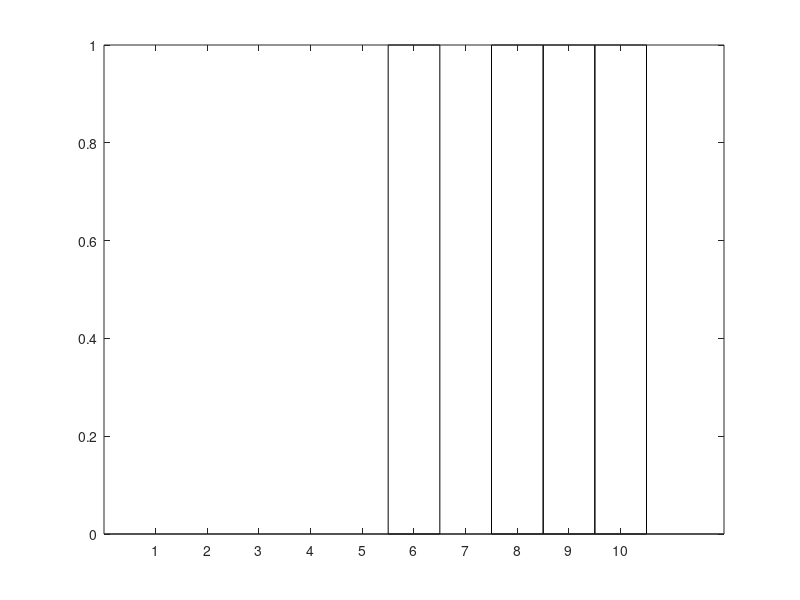

Recreate this plot in MATLAB. (Note: this script raises an error after producing the figure.)
clear all
figure;
acquiring = true;
UART = [0,0,0,0,0,1,0,1,1,1]
while acquiring
    xlim([0.5 10.5]);
    ylim([0 1.5]);
    b = bar(1:10,UART(end-9:end),'BarWidth',1,'FaceColor','flat');
    b.CData(6,:) = [0 0.8 0.8];
    b.CData(8,:) = [0.5 0.3 0.4];
    b.CData(9,:) = [1 0.2 0.2];
    b.CData(10,:) = [1 0.2 0.2];
    name = {'ST1';'D0';'D1';'D2';'D3';'D4';'D5';'C';'SP1';'SP2'};
    set(gca,'xticklabel',name)
    title('Ramka UART ze znakiem "P"');
    xlabel('Pozycja Bitu w ramce');
    ylabel('Stan Logiczny');
    drawnow;
    pause(.05);
end
